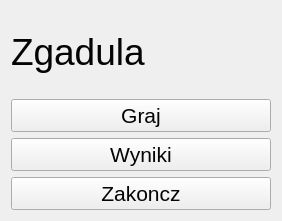
<?xml version="1.0" encoding="UTF-8"?>
<ui version="4.0">
 <class>Menu</class>
 <widget class="QWidget" name="Menu">
  <property name="geometry">
   <rect>
    <x>0</x>
    <y>0</y>
    <width>282</width>
    <height>221</height>
   </rect>
  </property>
  <property name="windowTitle">
   <string>Form</string>
  </property>
  <layout class="QGridLayout" name="gridLayout">
   <item row="0" column="0">
    <widget class="QLabel" name="label">
     <property name="styleSheet">
      <string notr="true">QLabel {
	color: #040404;
	font-family: 'Calibri';
	font-size: 28pt;
	qproperty-alignment: 'AlignCenter';
}</string>
     </property>
     <property name="text">
      <string>Zgadula</string>
     </property>
    </widget>
   </item>
   <item row="1" column="0">
    <widget class="QPushButton" name="btnPlay">
     <property name="styleSheet">
      <string notr="true">QPushButton {
	color: #040404;
	font-family: 'Calibri';
	font-size: 16pt;
}</string>
     </property>
     <property name="text">
      <string>Graj</string>
     </property>
    </widget>
   </item>
   <item row="2" column="0">
    <widget class="QPushButton" name="btnScores">
     <property name="styleSheet">
      <string notr="true">QPushButton {
	color: #040404;
	font-family: 'Calibri';
	font-size: 16pt;
}</string>
     </property>
     <property name="text">
      <string>Wyniki</string>
     </property>
    </widget>
   </item>
   <item row="3" column="0">
    <widget class="QPushButton" name="btnExit">
     <property name="styleSheet">
      <string notr="true">QPushButton {
	color: #040404;
	font-family: 'Calibri';
	font-size: 16pt;
}</string>
     </property>
     <property name="text">
      <string>Zakoncz</string>
     </property>
    </widget>
   </item>
  </layout>
 </widget>
 <resources/>
 <connections/>
</ui>
